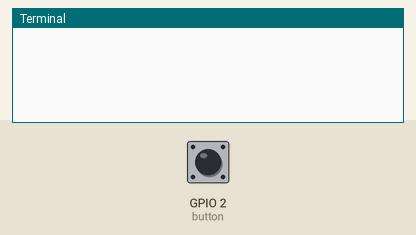
A program run on a simulated Raspberry Pi (BCM pin numbers). Shown: the last lines printed to the terminal. The test bench sets the inputs (shaded band); at power-on: GPIO 2 (button) HIGH.

Above: at 1.2 s.
1.3 s: GPIO 2 (button) pulled LOW for 0.15 s
At 2.3 s:
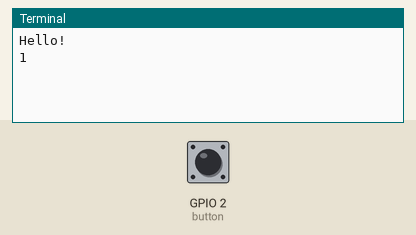
2.9 s: GPIO 2 (button) pulled LOW for 1 s
At 3.5 s:
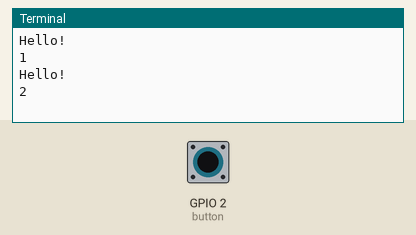
5.4 s: GPIO 2 (button) pulled LOW for 0.15 s
At 6.6 s:
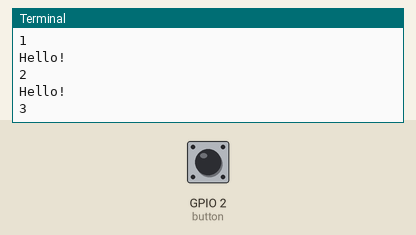

Measured:
- after the input at 1.3 s, the terminal: prints a new line at once (image 1)
- after the input at 2.9 s, the terminal: prints a new line at once (image 2)
- after the input at 5.4 s, the terminal: prints a new line at once (image 3)

The program:

baton3.py
```python
#!/usr/bin/python

from gpiozero import Button
from signal import pause

global licznik
licznik = 0


def say_hello():
    global licznik
    licznik = licznik + 1
    print("Hello!")
    print(licznik)

button = Button(2)

button.when_pressed = say_hello

pause()
```
